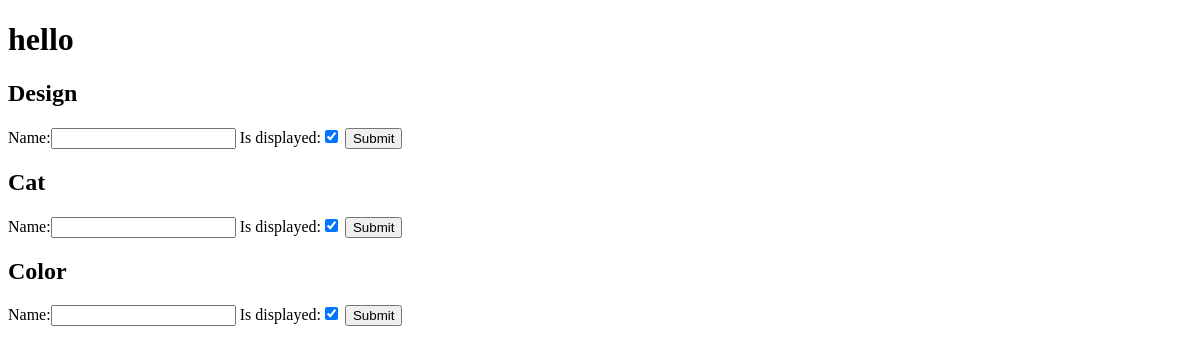
Before: /color/ with the older database file.
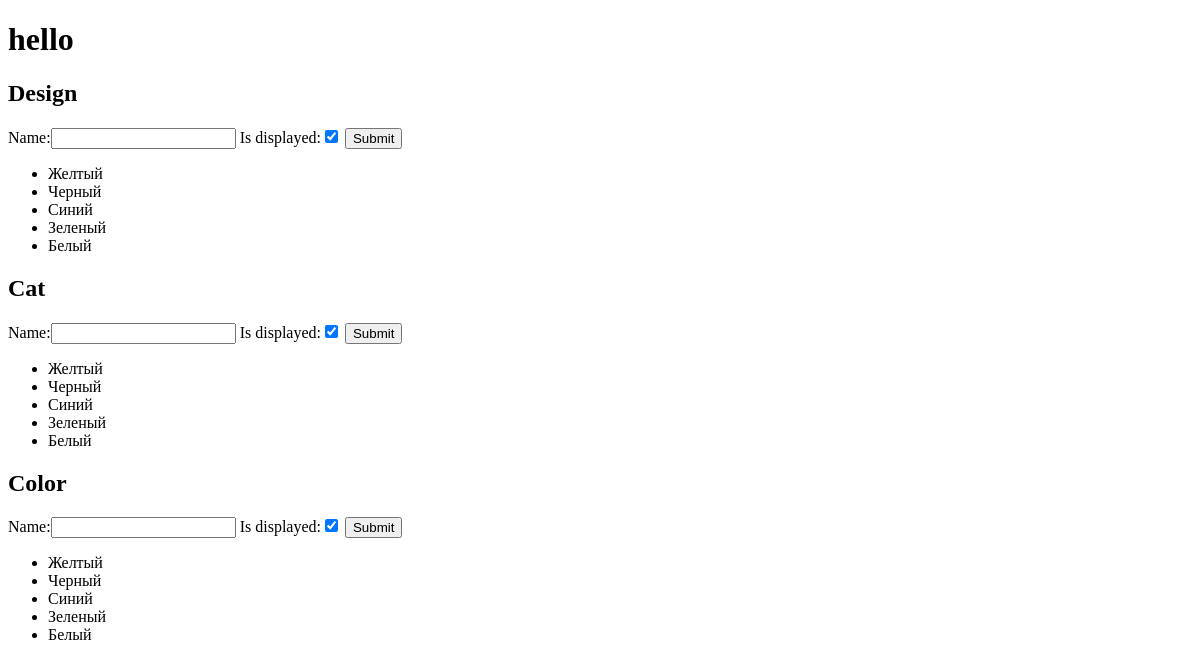
After: the same page with the newer database file.
### sonic_beejoo/models.py (models this page shows, shortened)
class Color(models.Model):
    name = models.CharField(max_length=20, blank=False, unique=True)
    is_displayed = models.BooleanField(default=True)
    class Meta:
        verbose_name_plural = 'Цвет'

### sonic_beejoo/views.py (the view, shortened to what this page needs)
# urls.py: url(r'^color/', color, name='create_col'),
def color(request):
    if request.method == 'GET':
        des = Color.objects.all().filter(is_displayed=True)
        form = ColorForm()
        c = {'designs': des, 'form': form}
        return render(request,'sonic_beejoo/attributes.html', c)
    return HttpResponse(status=405)

### sonic_beejoo/forms.py
class ColorForm(forms.ModelForm):
    class Meta:
        model = Color
        fields = "__all__"

### sonic_beejoo/templates/sonic_beejoo/attributes.html (shortened to what this page needs)
<!DOCTYPE html>
<html lang="en">
<head>
</head>
<body>
<h1>hello</h1>
<form action="{% url 'create_des' %}" method="POST">
    <h2>Design</h2>
    {{ form }}
    <input type="submit" value="Submit" />
</form>
<ul>
{% for design in designs %}
    <li>{{ design.name }}</li>
{% endfor %}
</ul>
<form action="{% url 'create_cat' %}" method="POST">
    <h2>Cat</h2>
    {{ form }}
    <input type="submit" value="Submit" />
</form>
<ul>
{% for design in designs %}
    <li>{{ design.name }}</li>
{% endfor %}
</ul>
<form action="{% url 'create_col' %}" method="POST">
    <h2>Color</h2>
    {{ form }}
    <input type="submit" value="Submit" />
</form>
<ul>
{% for design in designs %}
    <li>{{ design.name }}</li>
{% endfor %}
</ul>
</body>
</html>

Changed rows visible on the page:
added Color: name "Желтый"
added Color: name "Черный"
added Color: name "Синий"
added Color: name "Зеленый"
added Color: name "Белый"
